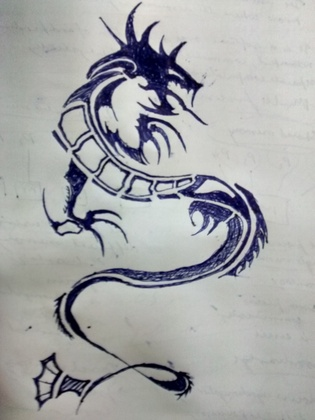
%> input picture project-1/contrast-enhancement/low-contrast-4.jpg, 315 x 420 px, shrunk from 1944 x 2592 before the run
$ octave ContrastEnhancement.m   (GNU Octave 9; MATLAB toolbox functions it lacks are replaced by stand-ins)
%> lines starting %> are read from the running program, lines starting %| are printed output that depends on the picture
%% Load image
close all; % closes all figures

% read images and convert to single format
rgb = imread('low-contrast-4.jpg');
%> rgb is the input picture: size 420x315x3 uint8; mean R, G, B 165.5, 167, 167.7
orig  = rgb;
R = rgb(:,:,1);
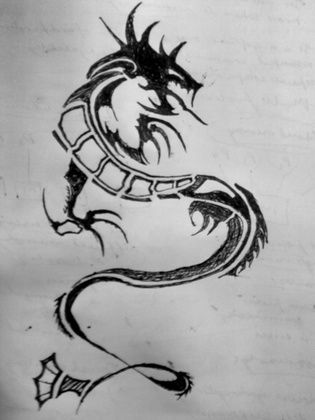
%> R: size 420x315 uint8; min 0, max 227, mean 165.5
G = rgb(:,:,2);
B = rgb(:,:,3);
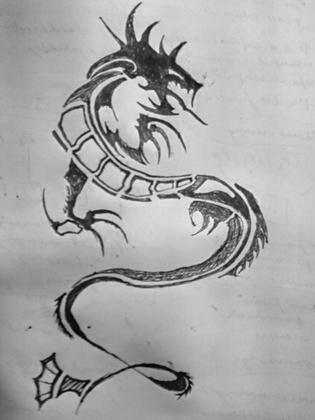
%> B: size 420x315 uint8; min 0, max 244, mean 167.7

R = enhance(R);
%> after the loop in enhance, `for i=1:size(M,1)`: Pn = 256 values, max 0.0221 at index 206, min 0 at index 229, mean 0.00391; freq = 256 values, max 2929 at index 206, min 0 at index 229, mean 516.8
%> after the loop in enhance, `for i=1:size(M,1)`:
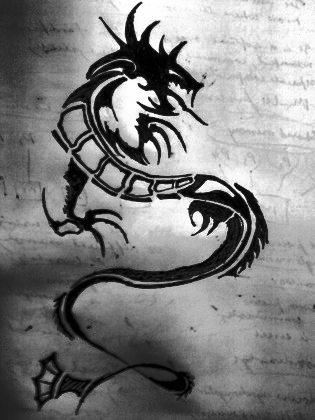
%> M2: size 420x315 double; min 1, max 255, mean 128.5
G = enhance(G);
%> after the loop in enhance (call 2), `for i=1:size(M,1)`: Pn = 256 values, max 0.0224 at index 205, min 0 at index 231, mean 0.00391; freq = 256 values, max 2970 at index 205, min 0 at index 231, mean 516.8
%> after the loop in enhance (call 2), `for i=1:size(M,1)`:
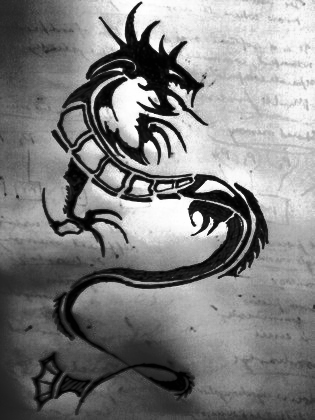
%> M2: size 420x315 double; min 1, max 255, mean 128.4
B = enhance(B);
%> after the loop in enhance (call 3), `for i=1:size(M,1)`: Pn = 256 values, max 0.0219 at index 203, min 0 at index 241, mean 0.00391; freq = 256 values, max 2901 at index 203, min 0 at index 241, mean 516.8
%> after the loop in enhance (call 3), `for i=1:size(M,1)`:
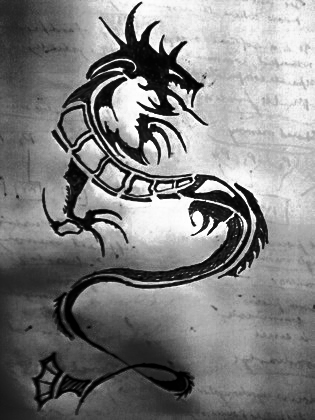
%> M2: size 420x315 double; min 0, max 254, mean 128.4

rgb = cat(3,R,G,B);
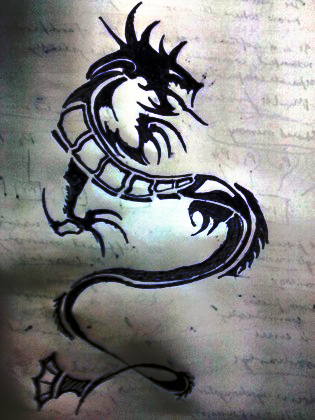
%> rgb: size 420x315x3 double; mean R, G, B 128.5, 128.4, 128.4
%%

imshowpair(orig,uint8(rgb),'montage');
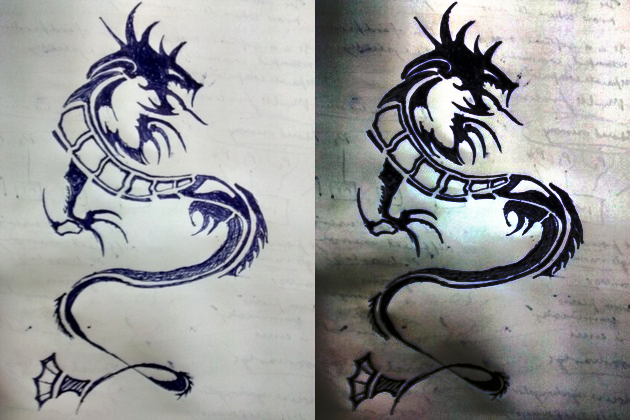
%> displayed picture: size 420x630x3, on the screen's scale of 0 to 255; mean R, G, B 150.7, 151.4, 151.8


%%

function [M2] = enhance(M)

freq = zeros(256,1);

numPixels = size(M,1)*size(M,2);

Pn = zeros(256,1);

for i=1:size(M,1)
    for j=1:size(M,2)
        value=round(M(i,j));
        freq(value+1)=freq(value+1)+1;
        Pn(value+1) = freq(value+1)/numPixels;
    end
end


M2 = zeros(size(M,1),size(M,2));

for i=1:size(M,1)
    for j=1:size(M,2)
        pn = sum(Pn(1: round(M(i,j))+1 ));
        M2(i,j) = floor(255*pn);
    end
end

end

$ run again, with project-1/contrast-enhancement/low-contrast-3.jpg copied over project-1/contrast-enhancement/low-contrast-4.jpg
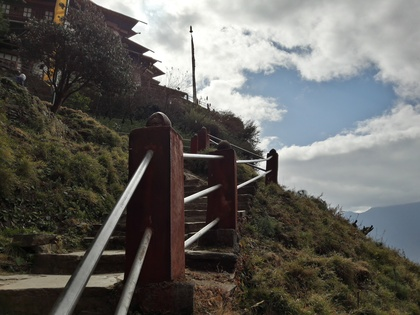
%> input picture project-1/contrast-enhancement/low-contrast-3.jpg, 420 x 315 px, shrunk from 3264 x 2448 before the run
%> rgb is the input picture: size 315x420x3 uint8; mean R, G, B 98.5, 97, 92.8
%> after the loop in enhance, `for i=1:size(M,1)`: Pn = 256 values, max 0.0135 at index 27, min 0 at index 256, mean 0.00391; freq = 256 values, max 1782 at index 27, min 0 at index 256, mean 516.8
%> after the loop in enhance (call 2), `for i=1:size(M,1)`: Pn = 256 values, max 0.0113 at index 21, min 0 at index 256, mean 0.00391; freq = 256 values, max 1495 at index 21, min 0 at index 256, mean 516.8
%> after the loop in enhance (call 2), `for i=1:size(M,1)`:
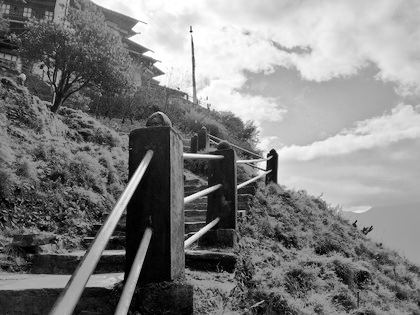
%> M2: size 315x420 double; min 0, max 255, mean 127.8
%> rgb: size 315x420x3 double
%> `imshowpair(orig,uint8(rgb),'montage');`:
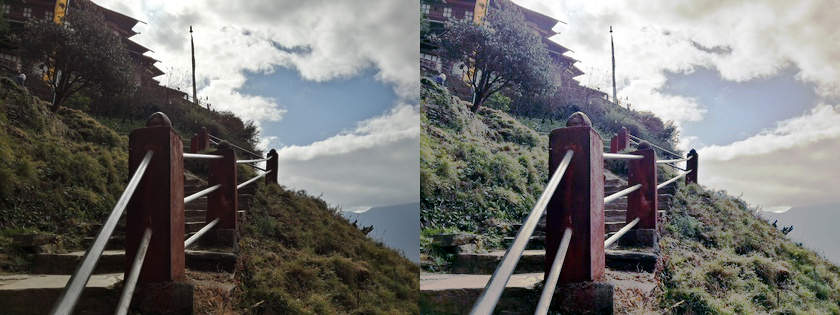
%> displayed picture: size 315x840x3, on the screen's scale of 0 to 255; mean R, G, B 113.1, 112.4, 110.4

$ run again, with project-1/contrast-enhancement/contrast-enhanced-2.jpg copied over project-1/contrast-enhancement/low-contrast-4.jpg
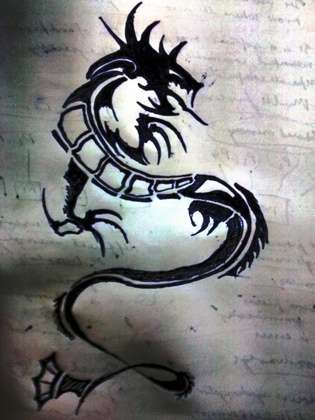
%> input picture project-1/contrast-enhancement/contrast-enhanced-2.jpg, 315 x 420 px, shrunk from 1944 x 2592 before the run
%> rgb is the input picture: size 420x315x3 uint8; mean R, G, B 128.4, 128.4, 128.3
%> `B = rgb(:,:,3);`:
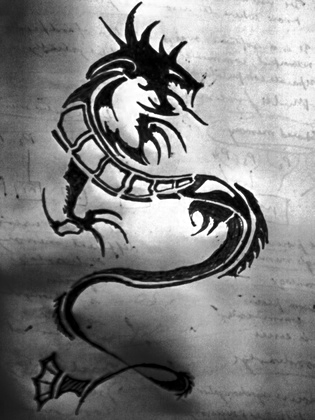
%> B: size 420x315 uint8; min 0, max 255, mean 128.3
%> after the loop in enhance, `for i=1:size(M,1)`: Pn = 256 values, max 0.00528 at index 14, min 0 at index 256, mean 0.00391; freq = 256 values, max 698 at index 14, min 0 at index 256, mean 516.8
%> rgb: size 420x315x3 double
%> `imshowpair(orig,uint8(rgb),'montage');`:
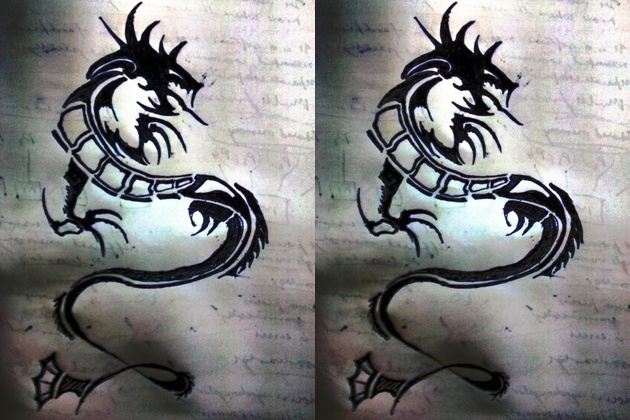
%> displayed picture: size 420x630x3, on the screen's scale of 0 to 255; mean R, G, B 128, 128, 127.9
